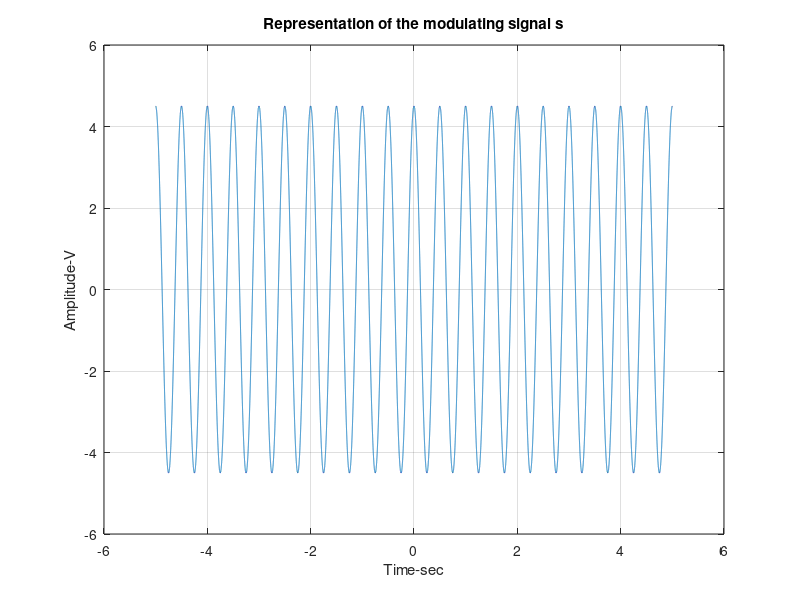
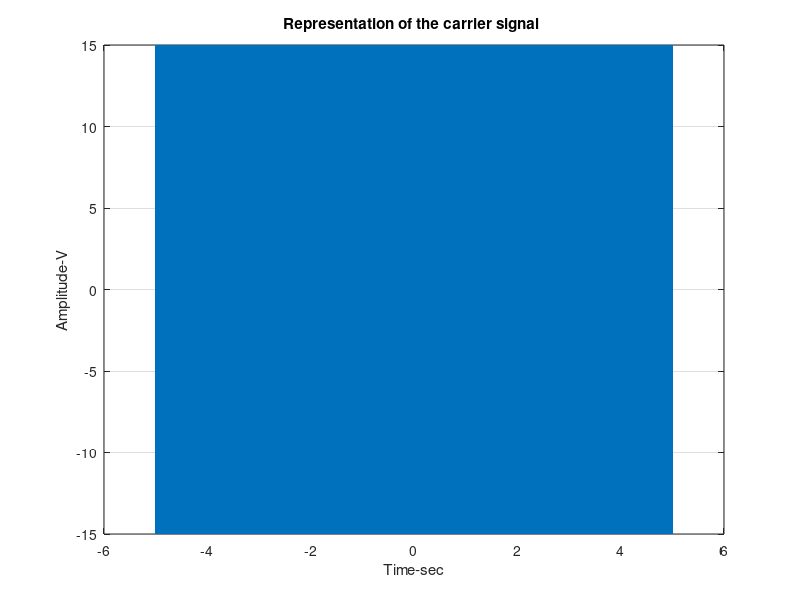
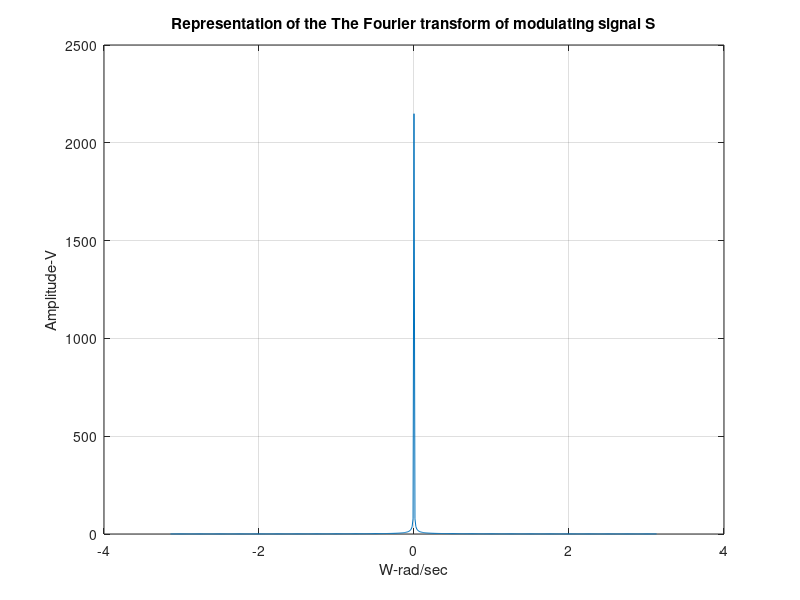
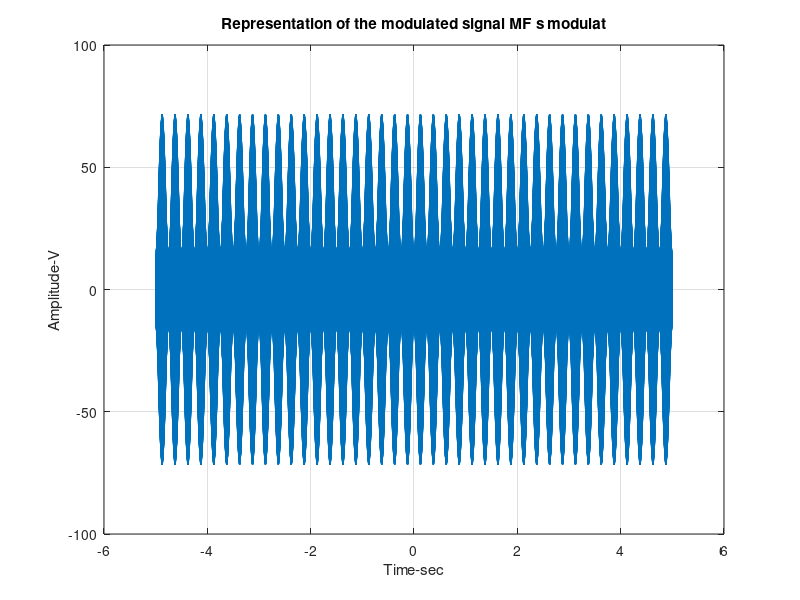

Write MATLAB code to recreate these figures, in order.
clc;
close all;

% P3 - Tipul modulatiei: MF (semnale cu modulatie in frecventa-METODA TRIUNGHIULARA) implementat cu demodulator produs 
 
A=2;         % The amplitude of the first signal
B=2.5;       % The amplitude of the second signal 
f1=2;        % The frequency of the first signal <Hz>
f2=2;        % The frequency of the second signal  <Hz>
RSZ=15;      % the type of noise affecting the channel in db
P=15;        % The Carrier Amplitude
f0=1000;     % The carrier frequency <Hz>
delta_f=4;   % Maximum frequency deviation <Hz>
Fs=10000;    % sampling frequency <Hz>

t=-5:1/Fs:5; %t=0:1/Fs:1-1/Fs;

s1=A*cos(2*pi*f1*t); %first signal
s2=B*cos(2*pi*f2*t); %second signal
s=s1+s2; % the modulating signal (sum of the 2 signals)

purt=P*cos(2*pi*f0*t); %Carrier signal
 
figure(1),plot(t,s),title('Representation of the modulating signal s'),xlabel('Time-sec'),ylabel('Amplitude-V'),grid();
figure(2),plot(t,purt),title('Representation of the carrier signal '),xlabel('Time-sec'),ylabel('Amplitude-V'),grid();
 
w=-pi:2*pi/512:pi-2*pi/512;
S=fft(s,512);                %The Fourier transform of modulating signal

figure(3),plot(w,fftshift(abs(S))),grid(),title('Representation of the The Fourier transform of modulating signal S'),xlabel('W-rad/sec'),ylabel('Amplitude-V');
 
%forming the frequency modulated signal

delta_w=2*pi*delta_f; %maximum frequency deviation

w1=2*pi*f1; %angular frequency 1
w2=2*pi*f2; %angular frequency 2

beta1=delta_w/w1; %frequency modulation index
beta2=delta_w/w2;

wp=2*pi*f0;

%semnalul modulat MF

s_modulat=purt-beta1*beta2/2*purt.*(cos((w1-w2)*t)-cos((w1+w2)*t))-P*beta1/2*(cos((wp-w1)*t)-cos((wp+w1)*t))-P*beta2/2*(cos((wp-w2)*t)-cos((wp+w2)*t)); 
figure(4),plot(t,s_modulat),title('Representation of the modulated signal MF s_ modulat'),xlabel('Time-sec'),ylabel('Amplitude-V'),grid();
 
iesire=awgn(s_modulat,RSZ);  %adding noise over the modulated signal
 figure(5),plot(t,iesire),title('Representation of the modulated signal with noise(RSZ)'),xlabel('Time-sec'),ylabel('Amplitude-V'),grid();
 
IESIRE=fft(iesire,512); %the Fourier transform of the signal from the modulator output over which we added noise

w=-pi:2*pi/512:pi-2*pi/512;

figure(6),plot(w,fftshift(abs(IESIRE))),title('Representation of the spectrum of the modulated signal with NOISE '),xlabel('W-rad/sec'),ylabel('Amplitude-V'),grid();

%demodulator of product of the MF signal(demodularea de produs a semnalului MF)

demod=iesire.*sin(2*pi*f0*t); 
DEMOD=fft(demod,512);
figure(7),plot(w,fftshift(abs(DEMOD))),title('Representation of the spectrum of the demodulated signal after passing through the demodulator'),xlabel('W-rad/sec'),ylabel('Amplitude-V'),grid();
 
p=[diff(iesire) 0]; %signal derivation
h=abs(p);           %double alternating recovery
o=h-mean(h);        %removing the continuous component
 
%the formation of the FTJ
% Wp=2*pi*max(f1,f2); %here is the pulsation (Omega passband) corresponding to 2.5Hz
% Ws=2*pi*(f0-max(f1,f2));
% [n,Wt]=buttord(Wp,Ws,1,40,'s'); %determining the order n and the cutting frequency Wt

n=1;
Wt=2*pi*max(f1,f2)/Fs;
[bs,as]=butter(n,Wt,'s');   %design an n-order analog low-pass filter with cutoff frequency Wt
[bd,ad]=impinvar(bs,as,Fs); %determining the transfer function coefficients of the desired digital filter

iesire_demod=filter(bd,ad,o);  %iesire_demod=filter(bd,ad,demod);
IESIRE_DEMOD=fft(iesire_demod,512);

 %representation of the spectrum of the filtered signal (demodulator of product)
figure(8), plot(w,fftshift(abs(IESIRE_DEMOD))),grid(),title('Representation of the spectrum of the filtered signal (demodulator of product)'),xlabel('Time-sec'),ylabel('Amplitude-V');

%representation of the transmitted signal and the signal demodulated by the emodulator of product and filtered

figure(9), subplot(2,1,1),plot(t,s,'blue'),grid(),title('Representation of the transmitted signal '),xlabel('Time-sec'),ylabel('Amplitude-V'),
subplot(2,1,2),plot(t,iesire_demod,'red'),grid(),title('Representation of the signal demodulated and filtered '),xlabel('Time-sec'),ylabel('Amplitude-V');

